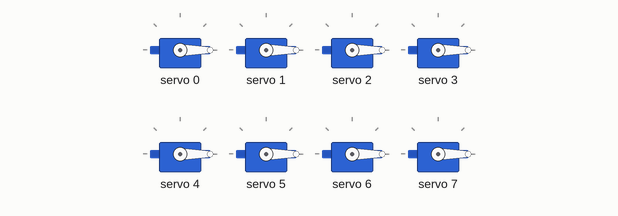
Recording of a sketch running on a simulated Arduino Uno, built with avr-gcc and run on an emulated ATmega328P. Parts: 8 × servo.

Above: at 0.1 s.
At 9.47 s:
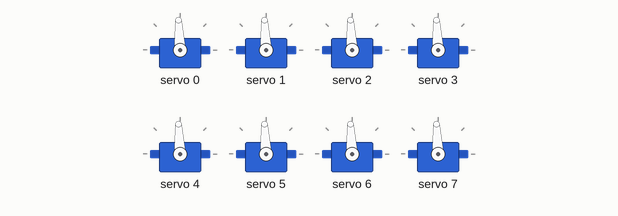
At 15.66 s:
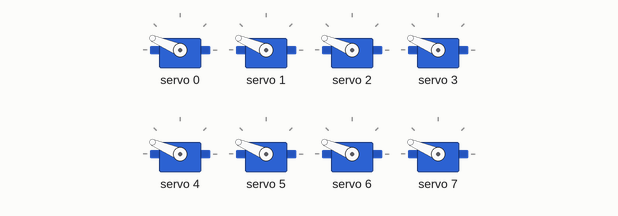
At 19.24 s:
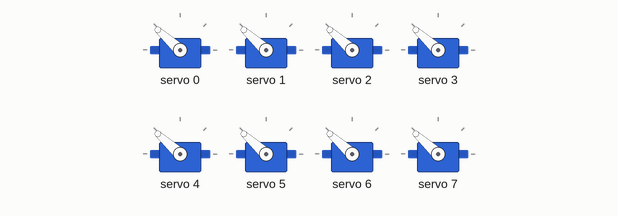
At 29.51 s:
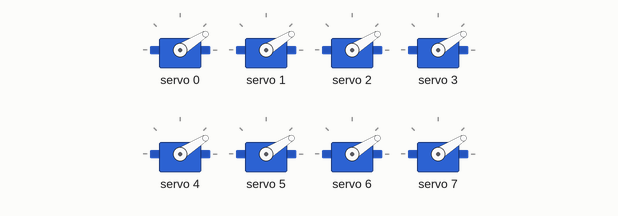
At 39.09 s:
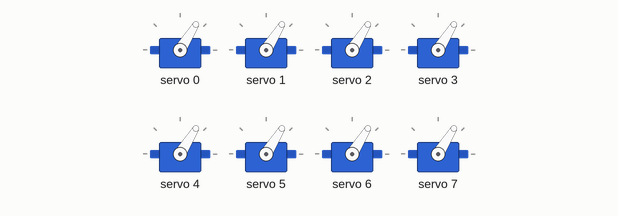
Timing chart, 0 to 40.0 s (numbered marks = the images above):
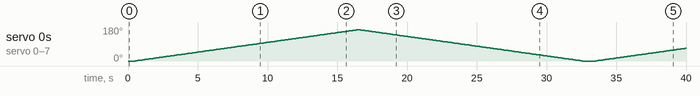

Measured:
- by itself, servo 0–7: 0° → 1° at 0.51 s, → 2° 0.09 s later, → 3° 0.09 s later, → 4° 0.09 s later, … (400 changes in this stretch)

The sketch:

ServoTest0to360.ino
```cpp
#include "HCPCA9685.h"  // PCA9685 library
#define I2CAdd 0x40     // I2C address
HCPCA9685 HCPCA9685(I2CAdd);  // Controller object
int i;  // Loop counter variable

void setup() {
    HCPCA9685.Init(SERVO_MODE);  // Initialize servo mode
    HCPCA9685.Sleep(false);      // Disable sleep mode
}

void loop() {
    // Move servos from 0° to 360°
    for (i=0;i<360;i++){
        HCPCA9685.Servo(0, i);  // Servo on channel 0
        HCPCA9685.Servo(1, i);  // Servo on channel 1
        HCPCA9685.Servo(2, i);  // Servo on channel 2
        HCPCA9685.Servo(3, i);  // Servo on channel 3
        HCPCA9685.Servo(4, i);  // Servo on channel 4
        HCPCA9685.Servo(5, i);  // Servo on channel 5
        HCPCA9685.Servo(6, i);  // Servo on channel 6
        HCPCA9685.Servo(7, i);  // Servo on channel 7
        delay(40);  // Delay for smooth movement
    }

    // Move servos from 360° to 0°
    for (i=360;i>0;i--){
        HCPCA9685.Servo(0, i);  // Servo on channel 0
        HCPCA9685.Servo(1, i);  // Servo on channel 1
        HCPCA9685.Servo(2, i);  // Servo on channel 2
        HCPCA9685.Servo(3, i);  // Servo on channel 3
        HCPCA9685.Servo(4, i);  // Servo on channel 4
        HCPCA9685.Servo(5, i);  // Servo on channel 5
        HCPCA9685.Servo(6, i);  // Servo on channel 6
        HCPCA9685.Servo(7, i);  // Servo on channel 7
        delay(40);  // Delay for smooth movement
    }
}
```
